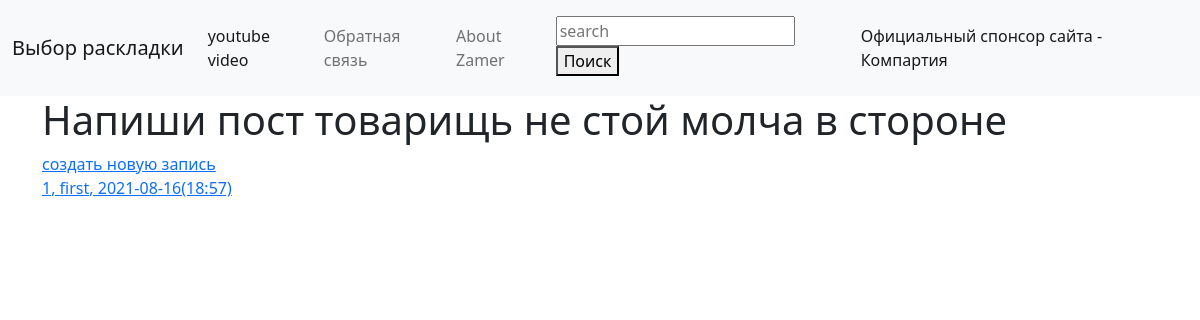
/blog/, run on an earlier commit of the app's database.
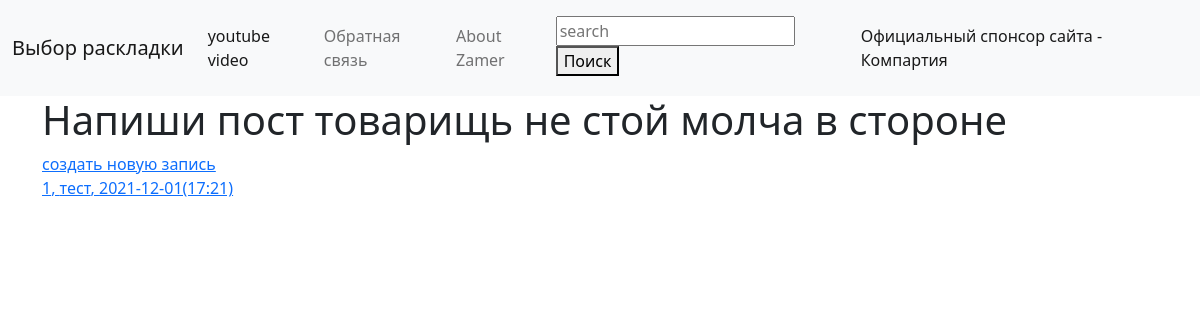
And on a later commit of the database.
### models.py (models this page shows, shortened)
class Post(db.Model):
	id = db.Column(db.Integer, primary_key=True)
	title = db.Column(db.String(140))
	slug = db.Column(db.String(140), unique=True)
	body = db.Column(db.Text)
	created = db.Column(db.DateTime, default=datetime.utcnow())
	tags = db.relationship('Tag', secondary=post_tags, backref=db.backref('posts', lazy='dynamic'))

### posts/blueprint.py (the view)
@posts.route('/')
def posts_index():
	p = Post.query.all()
	return render_template('posts/index.html', posts=p)

### posts/Templates/Posts/index.html (shortened to what this page needs)
{% extends 'base.html' %}
{% block search %}
<li class="nav-item">
        <form action="{{url_for('posts.search')}}" method="post">
          <input type="text"  placeholder="search" name="search_word" value="{{request.args.get('search_word','')}}">
            <button type="submit">Поиск</button>
        </form>
</li>
{% endblock %}
{% block content %}
<h1>Напиши пост товарищь не стой молча в стороне</h1>
<a href="{{url_for('posts.post_create')}}">создать новую запись</a>
    {%for post in posts%}
<p>
    <a href="{{url_for('posts.post_detail',slug=post.slug)}}"
            <h1>{{post.id}}, {{post.title}}, {{post.created.strftime('%Y-%m-%d(%H:%M)')}}</h1>
    </a>
</p>
    {%endfor%}
{% endblock %}

### templates/base.html (shortened to what this page needs)
<!DOCTYPE html>
<html lang="en">
<head>
<link rel="stylesheet" href="https://cdn.jsdelivr.net/npm/bootstrap@5.0.2/dist/css/bootstrap.min.css">
</head>
<body>
<nav class="navbar navbar-expand-lg navbar-light bg-light">
  <div class="container-fluid">
      <a class="navbar-brand" href="{{url_for('first_page')}}">Выбор раскладки</a>
    <div class="collapse navbar-collapse" id="navbarText">
      <ul class="navbar-nav me-auto mb-2 mb-lg-0">
        <li class="nav-item">
          <a class="nav-link active" aria-current="page" href="{{url_for('video')}}">youtube video</a>
        </li>
        <li class="nav-item">
          <a class="nav-link" href="{{url_for('posts.posts_index')}}">Обратная связь</a>
        </li>
        <li class="nav-item">
          <a class="nav-link" href="{{url_for('about')}}">About Zamer</a>
        </li>
{% block search %}{% endblock %}
      </ul>
      <span class="navbar-text">
        <a class="nav-link" href="https://kprf.ru">Официальный спонсор сайта - Компартия</a>
      </span>
    </div>
  </div>
</nav>
<div class="container gx -100">
{% block content %}
{% endblock content %}
</body>
</html>

What changed in the data, as far as the page shows it:
changed Post id 1: title "first" → "тест"; created "2021-08-16(18:57)" → "2021-12-01(17:21)"
